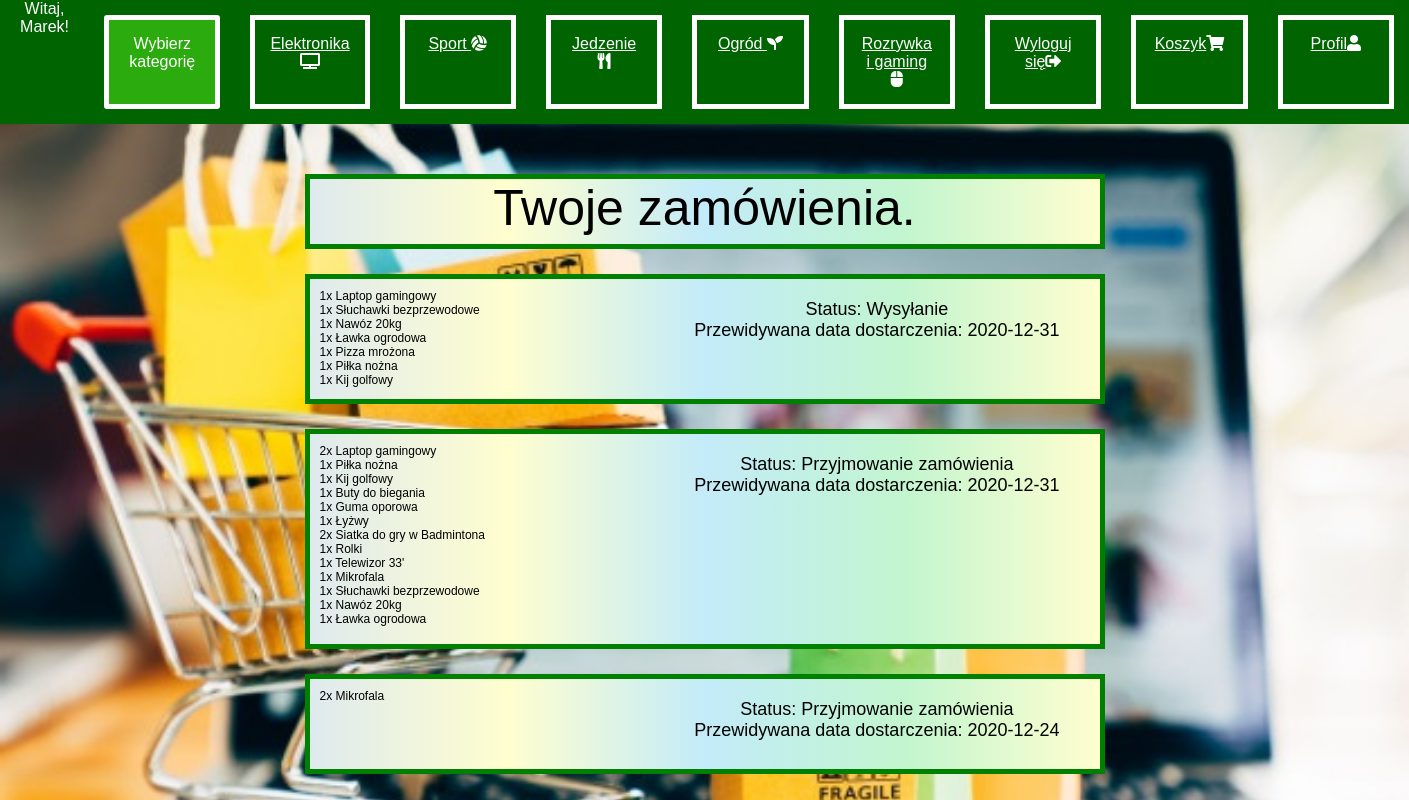
Screenshot of /php1/moje_zamowienia.php (signed in) with the database file from the repository.
### tables this page shows
CREATE TABLE `produktyzamowienia` (
  `id_unique` int(11) NOT NULL,
  `ID_Zamowienia` int(11) NOT NULL,
  `ID_Produktu` int(11) NOT NULL,
  `Sztuki` int(11) NOT NULL
);

CREATE TABLE `produkt` (
  `ID_Produktu` int(11) NOT NULL,
  `Nazwa` text NOT NULL,
  `Kategoria` text NOT NULL,
  `CenaZaSztuke` float NOT NULL,
  `nazwaObrazku` text NOT NULL,
  `opis` text NOT NULL,
  `Promowanie` tinyint(1) NOT NULL
);

CREATE TABLE `zamowienia` (
  `ID_Zamowienia` int(11) NOT NULL,
  `ID_Klient` int(11) NOT NULL,
  `Adres_unique_id` int(11) NOT NULL,
  `ID_Status` int(11) NOT NULL,
  `Opłata` float NOT NULL,
  `DataDostarczeniaPrzewidywana` date NOT NULL
);

CREATE TABLE `statusy` (
  `ID_Status` int(11) NOT NULL,
  `Nazwa_Statusu` text NOT NULL
);

### php1/moje_zamowienia.php (the view, shortened to what this page needs)
<?php
	require_once "connect.php";
	$polaczenie = new mysqli($host, $db_user, $db_password, $db_name);
?>
<!DOCTYPE HTML>
<html lang="pl">
<head>
	<link rel="stylesheet" href="categoriesstyle.css">
	<link rel="stylesheet" href="https://cdnjs.cloudflare.com/ajax/libs/font-awesome/5.15.1/css/all.min.css">
</head>
<body>
	<div class="menu-bar">
	<ul>
		<?php
			echo "Witaj, ".$_SESSION['Imie']."!";
		?>
		<li class="active">Wybierz kategorię</li>
		<li><a href="elektronika.php">Elektronika </a><i class="fas fa-tv"></i></li>
		<li><a href="sport.php">Sport </a><i class="fa fa-volleyball-ball"></i></li>
		<li><a href="jedzenie.php">Jedzenie </a><i class="fas fa-utensils"></i></li>
		<li><a href="ogrod.php">Ogród </a><i class="fas fa-seedling"></i></li>
		<li><a href="rozrywka.php">Rozrywka i gaming  </a><i class="fas fa-mouse"></i></li>
		<li><a href="index.php">Wyloguj się</a><i class="fas fa-sign-out-alt"></i></li>
		<li><a href="koszyk.php">Koszyk</a><i class="fas fa-shopping-cart"></i></li>
		<li><a href="profil.php">Profil</a><i class="fas fa-user"></i></li>
	</ul>
	</div>
	<div class="profile-main-container">
		Twoje zamówienia.
	</div>
	<?php
		$sql = "SELECT * FROM zamowienia WHERE ID_Klient='".$_SESSION["ID"]."'";
		$rezultat = @$polaczenie->query($sql);
		while($row = $rezultat->fetch_assoc())
		{
			$sql_status = "SELECT * FROM statusy WHERE ID_Status='".$row["ID_Status"]."'";
			$rezultat_status = @$polaczenie->query($sql_status);
			$status_row = $rezultat_status->fetch_assoc();
			$sql2 = "SELECT * FROM produktyzamowienia WHERE ID_Zamowienia='".$row["ID_Zamowienia"]."'";
			$rezultat2 = @$polaczenie->query($sql2);
			$ile = $rezultat2->num_rows;
			if($ile>5)
			{
				$ile_zwiekszyc = 0;
				while($row2=$rezultat2->fetch_assoc()) $ile_zwiekszyc=$ile_zwiekszyc+1;
				$rozmiar_new = $ile_zwiekszyc - 5;
				$rozmiar_new = $rozmiar_new * 15 + 100;
				echo '<div class="container-for-goods" style="height:'.$rozmiar_new.'px">';
				echo '	<div class="list">';
				$rezultat2 = @$polaczenie->query($sql2);
				while($row2=$rezultat2->fetch_assoc())
				{
					$sql_get_name = "SELECT Nazwa FROM produkt WHERE ID_Produktu='".$row2["ID_Produktu"]."'";
					$rezultat_get_name = @$polaczenie->query($sql_get_name);
					$row_name = $rezultat_get_name->fetch_assoc();
					echo $row2["Sztuki"]."x ".$row_name["Nazwa"]."<br>";
				}
				echo '	</div>';
				echo '	<div class="date">';
				echo '	Status: '.$status_row["Nazwa_Statusu"]."<br>";
				echo '	Przewidywana data dostarczenia: '.$row["DataDostarczeniaPrzewidywana"];
				echo '	</div>';
				echo '</div>';
			}
			else
			{
				echo '<div class="container-for-goods" style="height:100px">';
				echo '	<div class="list">';
				while($row2=$rezultat2->fetch_assoc())
				{
					$sql_get_name = "SELECT Nazwa FROM produkt WHERE ID_Produktu='".$row2["ID_Produktu"]."'";
					$rezultat_get_name = @$polaczenie->query($sql_get_name);
					$row_name = $rezultat_get_name->fetch_assoc();
					echo $row2["Sztuki"]."x ".$row_name["Nazwa"]."<br>";
				}
				echo '	</div>';
				echo '	<div class="date">';
				echo '	Status: '.$status_row["Nazwa_Statusu"]."<br>";
				echo '	Przewidywana data dostarczenia: '.$row["DataDostarczeniaPrzewidywana"];
				echo '	</div>';
				echo '</div>';
			}
		}
	?>
</body>
</html>

### php1/categoriesstyle.css (style rules this page uses)
* { padding: 0; margin: 0; box-sizing: border-box; }
body { background-image: url(background.jpg); background-size: cover; background-postion: center; font-family: sans-serif; }
.menu-bar { background: rgb(0,100,0); text-align: center; }
.menu-bar ul { display: inline-flex; list-style: none; color: #fff; }
.menu-bar ul li { width: 120px; margin: 15px; padding: 15px; border: 5px solid white; }
.menu-bar ul li a { texxt-decoration: none; color: #fff; }
.active, .menu-bar ul li:hover { background: #2bab0d; border-radius: 3px; }

### php1/moje_zamowienia.php (style rules this page uses)
.profile-main-container { width: 800px; height: 75px; background-image: linear-gradient(to right,#deeaee,#FFFECF,#C3EBF9,#C2F5CF,#FFFECF); border: 5px solid green; margin: 0 auto; margin-top: 50px; font-size: 50px; text-align: center; }
.container-for-goods { width: 800px; height: 75px; background-image: linear-gradient(to right,#deeaee,#FFFECF,#C3EBF9,#C2F5CF,#FFFECF); border: 5px solid green; margin: 0 auto; margin-top: 25px; font-size: 50px; text-align: center; }
.list { float: left; font-size: 12px; text-align: left; margin-top: 10px; margin-left: 10px; }
.date { font-size: 18px; margin-top: 20px; text-align: center; float: right; margin-right: 40px; }

### rows the page displays
zamowienia: $rozmiar_new 130 (drawn), ID_Status.Nazwa_Statusu "Wysyłanie", DataDostarczeniaPrzewidywana "2020-12-31"
produktyzamowienia: Sztuki "1", ID_Produktu.Nazwa "Laptop gamingowy"
produktyzamowienia: Sztuki "1", ID_Produktu.Nazwa "Słuchawki bezprzewodowe"
produktyzamowienia: Sztuki "1", ID_Produktu.Nazwa "Nawóz 20kg"
produktyzamowienia: Sztuki "1", ID_Produktu.Nazwa "Ławka ogrodowa"
produktyzamowienia: Sztuki "1", ID_Produktu.Nazwa "Pizza mrożona"
produktyzamowienia: Sztuki "1", ID_Produktu.Nazwa "Piłka nożna"
produktyzamowienia: Sztuki "1", ID_Produktu.Nazwa "Kij golfowy"
zamowienia: $rozmiar_new 220 (drawn), ID_Status.Nazwa_Statusu "Przyjmowanie zamówienia", DataDostarczeniaPrzewidywana "2020-12-31"
produktyzamowienia: Sztuki "2", ID_Produktu.Nazwa "Laptop gamingowy"
produktyzamowienia: Sztuki "1", ID_Produktu.Nazwa "Piłka nożna"
produktyzamowienia: Sztuki "1", ID_Produktu.Nazwa "Kij golfowy"
produktyzamowienia: Sztuki "1", ID_Produktu.Nazwa "Buty do biegania"
produktyzamowienia: Sztuki "1", ID_Produktu.Nazwa "Guma oporowa"
produktyzamowienia: Sztuki "1", ID_Produktu.Nazwa "Łyżwy"
produktyzamowienia: Sztuki "2", ID_Produktu.Nazwa "Siatka do gry w Badmintona"
produktyzamowienia: Sztuki "1", ID_Produktu.Nazwa "Rolki"
produktyzamowienia: Sztuki "1", ID_Produktu.Nazwa "Telewizor 33'"
produktyzamowienia: Sztuki "1", ID_Produktu.Nazwa "Mikrofala"
produktyzamowienia: Sztuki "1", ID_Produktu.Nazwa "Słuchawki bezprzewodowe"
produktyzamowienia: Sztuki "1", ID_Produktu.Nazwa "Nawóz 20kg"
produktyzamowienia: Sztuki "1", ID_Produktu.Nazwa "Ławka ogrodowa"
zamowienia: ID_Status.Nazwa_Statusu "Przyjmowanie zamówienia", DataDostarczeniaPrzewidywana "2020-12-24"
produktyzamowienia: Sztuki "2", ID_Produktu.Nazwa "Mikrofala"

### other values shown
$_SESSION['Imie'] "Marek"
